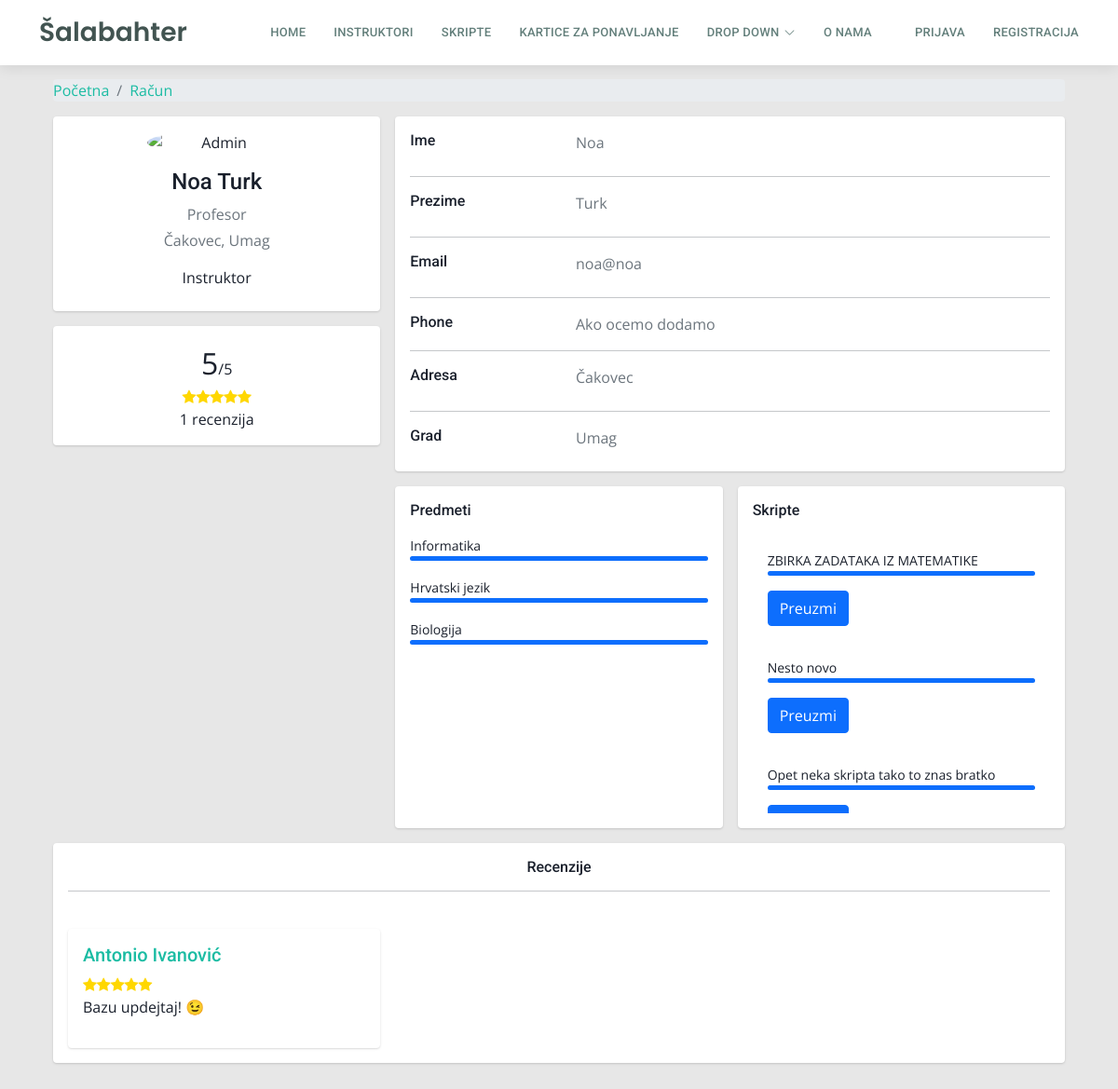
The page /profil?korisnik=22 on the database as committed earlier.
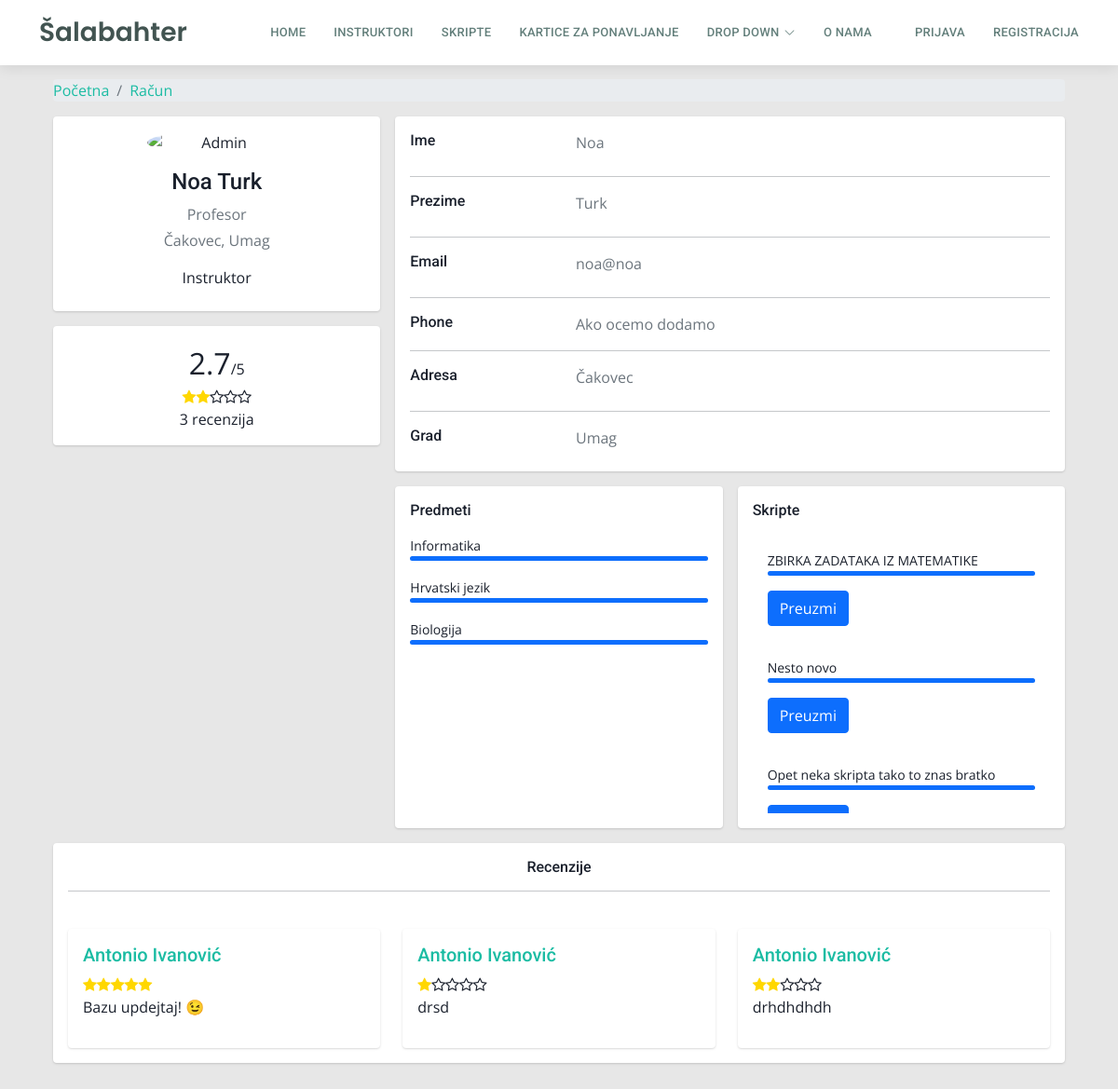
The same page on the database as committed later.
### tables this page shows
CREATE TABLE `predmeti` (
  `predmet_id` int(11) NOT NULL,
  `naziv_predmeta` varchar(255) DEFAULT NULL,
  `predmet_boja` varchar(255) NOT NULL
);

CREATE TABLE `skripte` (
  `skripta_id` int(11) NOT NULL,
  `predmet_id` int(11) NOT NULL,
  `naziv_skripte` varchar(255) NOT NULL,
  `opis_skripte` longtext NOT NULL,
  `broj_pregleda` int(11) NOT NULL,
  `datum_kreiranja` date NOT NULL,
  `skripta_putanja` varchar(255) NOT NULL,
  `korisnik_id` int(11) NOT NULL
);

CREATE TABLE `recenzije` (
  `recenzija_id` int(11) NOT NULL,
  `ocjena` int(1) NOT NULL,
  `komentar` varchar(255) NOT NULL,
  `odKorisnika` int(11) NOT NULL,
  `zaKorisnika` int(11) NOT NULL
);

CREATE TABLE `korisnik` (
  `korisnik_id` int(11) NOT NULL,
  `ime` varchar(50) DEFAULT NULL,
  `prezime` varchar(50) DEFAULT NULL,
  `email` varchar(100) DEFAULT NULL,
  `lozinka` varchar(255) DEFAULT NULL,
  `adresa` varchar(255) DEFAULT NULL,
  `mjesto` int(5) DEFAULT NULL,
  `datum_rodenja` date DEFAULT NULL,
  `slika_korisnika` varchar(255) DEFAULT NULL,
  `status_korisnika` int(20) DEFAULT NULL,
  `isAdmin` tinyint(1) NOT NULL
);

### profil/index.php (the view, shortened to what the changed rows need)
<?php
$con = require "../ukljucivanje/connection/spajanje.php";
$korisnikID = $_GET['korisnik'];
$sqlProvjeraInstruktora = "SELECT * FROM instruktori WHERE korisnik_id =  {$korisnikID}";
$rezultatInstruktor = $con->query($sqlProvjeraInstruktora);
$instruktor = $rezultatInstruktor->fetch_assoc();
if ($rezultatInstruktor->num_rows > 0) {
  $korisnikJeInstruktor = true;
} else {
  $korisnikJeInstruktor = false;
}
if ($korisnikJeInstruktor) {
  $sqlInstruktoroviPredmeti = "SELECT naziv_predmeta FROM instruktorovipredmeti,predmeti WHERE instruktorovipredmeti.predmet_id=predmeti.predmet_id AND instruktorovipredmeti.instruktor_id = {$instruktor['instruktor_id']}";
  $rezultatInstruktoroviPredmeti = $con->query($sqlInstruktoroviPredmeti);
  $sqlSkripteKorisnika = "SELECT * FROM skripte WHERE korisnik_id = {$korisnikID}";
  $resultSkripteKorisnika = $con->query($sqlSkripteKorisnika);
  if ($resultSkripteKorisnika->num_rows > 0) {
    $korisnikImaSkripte = true;
  } else {
    $korisnikImaSkripte = false;
  }
}
$sqlDohvatiRecenzije = "SELECT * FROM recenzije WHERE zaKorisnika = {$korisnikID}";
$rezultatRecenzije = $con->query($sqlDohvatiRecenzije);
if ($rezultatRecenzije->num_rows > 0) {
  $imaRecenzije = true;
} else {
  $imaRecenzije = false;
}
?>
<!DOCTYPE html>
<html lang="en">
<head>
  <?php include '../assets/css/stiliranjeSporedno.php'; ?>
  <link rel="stylesheet" href="https://cdnjs.cloudflare.com/ajax/libs/font-awesome/4.7.0/css/font-awesome.min.css">
  <link href="../assets/css/dashboard.css" rel="stylesheet">
  <link href="../assets/css/recenzije.css" rel="stylesheet">
</head>
<body>
  <?php include '../ukljucivanje/header.php'; ?>
  <div class="container">
    <div class="main-body">
      <div class="row gutters-sm">
        <div class="col-md-4 mb-3 ">
          <?php if ($imaRecenzije) : ?>
            <div class="card mt-3">
              <div class="card-body ">
                <div class="row">
                  <div class="col-12 ">
                    <div class="content text-center">
                      <div class="ratings">
                        <?php
                        $sqlDohvatiOcjene = "SELECT ROUND(AVG(ocjena),1) as prosjek, COUNT(ocjena) as brojOcjena FROM recenzije WHERE zaKorisnika = {$korisnikID}";
                        $rezultatOcjene = $con->query($sqlDohvatiOcjene);
                        $ocjene = $rezultatOcjene->fetch_assoc();
                        $ocjene = floatval($ocjene['prosjek']);
                        $sqlBrojRecenzija = "SELECT COUNT(ocjena) as brojOcjena FROM recenzije WHERE zaKorisnika = {$korisnikID}";
                        $rezultatBrojRecenzija = $con->query($sqlBrojRecenzija);
                        $brojRecenzija = $rezultatBrojRecenzija->fetch_assoc();
                        $brojRecenzija = $brojRecenzija['brojOcjena'];
                        ?>
                        <span style="font-size: 2em;"><?php echo $ocjene; ?></span><span>/5 <br></span>
                        <?php
                        for ($i = 1; $i <= 5; $i++) {
                          if ($i <= $ocjene) {
                            echo '<i class="fa fa-star" style="color:gold;"></i>';
                          } else {
                            echo '<i class="fa fa-star-o"></i>';
                          }
                        }
                        ?>
                        <div class="rating-text">
                          <span><?php echo $brojRecenzija ?> recenzija</span>
                        </div>
                      </div>
                    </div>
                  </div>
                </div>
              </div>
            </div>
          <?php endif; ?>
        </div>
        <div class="col-md-8">
          <?php if ($korisnikJeInstruktor) : ?>
            <div class="row gutters-sm">
              <div class="col-sm-6 mb-3">
                <div class="card h-100">
                  <div class="card-body">
                    <h6 class="d-flex align-items-center mb-3">Predmeti</h6>
                    <?php while ($row = $rezultatInstruktoroviPredmeti->fetch_assoc()) : ?>
                      <small><?php echo $row['naziv_predmeta']; ?></small>
                      <div class="progress mb-3" style="height: 5px">
                        <div class="progress-bar bg-primary" role="progressbar" style="width: 100%" aria-valuenow="80" aria-valuemin="0" aria-valuemax="100"></div>
                      </div>
                    <?php endwhile; ?>
                  </div>
                </div>
              </div>
              <div class="col-sm-6 mb-3">
                <div class="card h-100">
                  <div class="card-body">
                    <div class="row overflow-auto" style="max-height: 300px;">
                      <div class="col-sm mb-3">
                        <?php
                        if ($korisnikImaSkripte) :
                          while ($row = $resultSkripteKorisnika->fetch_assoc()) : ?>
                            <div class="card-body">
                              <small><?php echo $row['naziv_skripte']; ?></small>
                              <div class="progress mb-3" style="height: 5px">
                                <div class="progress-bar bg-primary" role="progressbar" style="width: 100%" aria-valuenow="100" aria-valuemin="0" aria-valuemax="100"></div>
                              </div>
                              <a href="<?php echo "../skripte/" . $row['skripta_putanja']; ?>" class="btn btn-primary" download>Preuzmi</a>
                            </div>
                        <?php endwhile;
                        else : echo "Instruktor još nije dodao skripte";
                        endif; ?>
                      </div>
                    </div>
                  </div>
                </div>
              </div>
            </div>
          <?php endif; ?>
        </div>
      </div>
      <?php if ($imaRecenzije) : ?>
        <div class="row">
          <div class="col-md-12">
            <div class="card mb-3">
              <div class="card-body">
                <div class="row">
                  <?php
                  $sqlSveRecnezije = "SELECT * FROM recenzije WHERE zaKorisnika = {$korisnikID}";
                  $rezultatSveRecenzije = $con->query($sqlSveRecnezije);
                  if ($rezultatSveRecenzije->num_rows > 0) :
                    while ($red = $rezultatSveRecenzije->fetch_assoc()) :
                      $sqlKorisnik = "SELECT korisnik_id, korisnik.ime, korisnik.prezime, recenzije.ocjena, recenzije.komentar
                        FROM korisnik
                        JOIN recenzije ON korisnik.korisnik_id = recenzije.odKorisnika
                        WHERE recenzije.recenzija_id = {$red['recenzija_id']}";
                      $rezultatKorisnik = $con->query($sqlKorisnik);
                      $korisnik = $rezultatKorisnik->fetch_assoc();
                  ?>
                      <div class="col-sm-4">
                        <div class="card mt-4 ">
                          <div class="card-body">
                            <div class="row">
                              <div class="col">
                                <h5><a class="link" href="?korisnik=<?php echo $korisnik['korisnik_id'] ?>"><?php echo $korisnik['ime'] . " " . $korisnik['prezime'] ?></a></h5>
                              </div>
                            </div>
                            <div class="row">
                              <div class="col">
                                <?php
                                for ($i = 1; $i <= 5; $i++) {
                                  if ($i <= $korisnik['ocjena']) {
                                    echo '<i class="fa fa-star" style="color:gold;"></i>';
                                  } else {
                                    echo '<i class="fa fa-star-o"></i>';
                                  }
                                }
                                ?>
                              </div>
                            </div>
                            <div class="row">
                              <div class="col">
                                <p><?php echo $korisnik['komentar'] ?></p>
                              </div>
                            </div>
                          </div>
                        </div>
                      </div>
                  <?php endwhile;
                  else : echo "Nema recenzija";
                  endif; ?>
                </div>
              </div>
            </div>
          </div>
        </div>
      <?php endif; ?>
    </div>
  </div>
</body>
</html>

Rows that differ between the two databases and show on the page:
added recenzije: odKorisnika.ime "Antonio", odKorisnika.prezime "Ivanović", ocjena 1 (drawn), komentar "drsd"
added recenzije: odKorisnika.ime "Antonio", odKorisnika.prezime "Ivanović", ocjena 2 (drawn), komentar "drhdhdhdh"
Other text that changed with them:
$ocjene: "5" → "2.7"
$brojRecenzija: "1" → "3"
